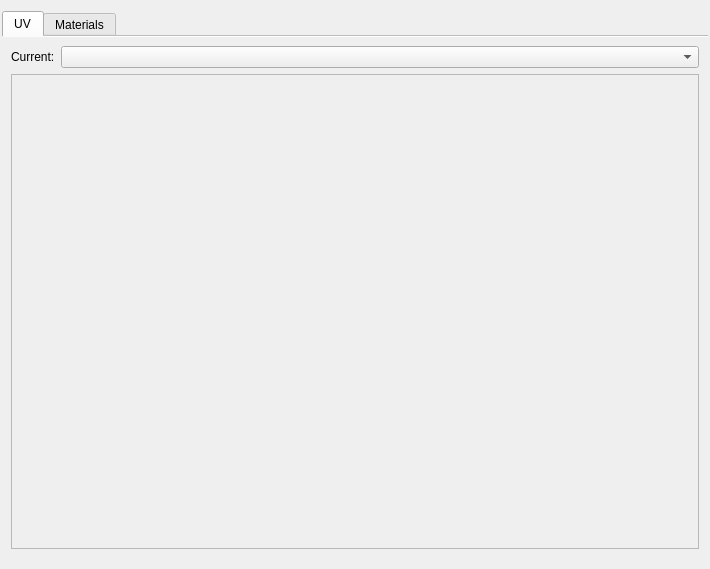
<?xml version="1.0" encoding="UTF-8"?>
<ui version="4.0">
 <class>CMaterialViewer</class>
 <widget class="QWidget" name="CMaterialViewer">
  <property name="geometry">
   <rect>
    <x>0</x>
    <y>0</y>
    <width>710</width>
    <height>569</height>
   </rect>
  </property>
  <property name="windowTitle">
   <string>Form</string>
  </property>
  <layout class="QGridLayout" name="gridLayout">
   <property name="leftMargin">
    <number>2</number>
   </property>
   <property name="rightMargin">
    <number>2</number>
   </property>
   <item row="1" column="0">
    <widget class="QTabWidget" name="tabWidget">
     <property name="currentIndex">
      <number>0</number>
     </property>
     <property name="documentMode">
      <bool>true</bool>
     </property>
     <widget class="QWidget" name="uvTab">
      <attribute name="title">
       <string>UV</string>
      </attribute>
      <layout class="QGridLayout" name="gridLayout_2">
       <item row="0" column="1">
        <widget class="QComboBox" name="comboBox"/>
       </item>
       <item row="0" column="0">
        <widget class="QLabel" name="label">
         <property name="sizePolicy">
          <sizepolicy hsizetype="Fixed" vsizetype="Preferred">
           <horstretch>0</horstretch>
           <verstretch>0</verstretch>
          </sizepolicy>
         </property>
         <property name="text">
          <string>Current:</string>
         </property>
         <property name="buddy">
          <cstring>comboBox</cstring>
         </property>
        </widget>
       </item>
       <item row="1" column="0" colspan="2">
        <widget class="QFrame" name="frame">
         <property name="frameShape">
          <enum>QFrame::StyledPanel</enum>
         </property>
         <property name="frameShadow">
          <enum>QFrame::Sunken</enum>
         </property>
        </widget>
       </item>
      </layout>
     </widget>
     <widget class="QWidget" name="materialTab">
      <attribute name="title">
       <string>Materials</string>
      </attribute>
     </widget>
    </widget>
   </item>
  </layout>
 </widget>
 <resources/>
 <connections/>
</ui>
